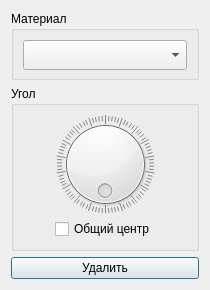
<?xml version="1.0" encoding="UTF-8"?>
<ui version="4.0">
 <class>ItemEditor</class>
 <widget class="QDialog" name="ItemEditor">
  <property name="enabled">
   <bool>true</bool>
  </property>
  <property name="geometry">
   <rect>
    <x>0</x>
    <y>0</y>
    <width>210</width>
    <height>290</height>
   </rect>
  </property>
  <property name="sizePolicy">
   <sizepolicy hsizetype="Fixed" vsizetype="Fixed">
    <horstretch>0</horstretch>
    <verstretch>0</verstretch>
   </sizepolicy>
  </property>
  <property name="windowTitle">
   <string>Редактор элементов</string>
  </property>
  <layout class="QVBoxLayout" name="verticalLayout">
   <item>
    <widget class="QGroupBox" name="groupBox_2">
     <property name="minimumSize">
      <size>
       <width>0</width>
       <height>50</height>
      </size>
     </property>
     <property name="title">
      <string>Материал</string>
     </property>
     <layout class="QVBoxLayout" name="verticalLayout_3">
      <item>
       <widget class="QComboBox" name="materialBox">
        <property name="enabled">
         <bool>true</bool>
        </property>
        <property name="minimumSize">
         <size>
          <width>0</width>
          <height>30</height>
         </size>
        </property>
       </widget>
      </item>
     </layout>
    </widget>
   </item>
   <item>
    <widget class="QGroupBox" name="groupBox">
     <property name="title">
      <string>Угол</string>
     </property>
     <layout class="QVBoxLayout" name="verticalLayout_2">
      <item>
       <widget class="QDial" name="dial">
        <property name="autoFillBackground">
         <bool>false</bool>
        </property>
        <property name="maximum">
         <number>360</number>
        </property>
        <property name="wrapping">
         <bool>true</bool>
        </property>
        <property name="notchTarget">
         <double>3.700000000000000</double>
        </property>
        <property name="notchesVisible">
         <bool>true</bool>
        </property>
       </widget>
      </item>
      <item alignment="Qt::AlignHCenter">
       <widget class="QCheckBox" name="doGroupCenter">
        <property name="enabled">
         <bool>true</bool>
        </property>
        <property name="text">
         <string>Общий центр</string>
        </property>
       </widget>
      </item>
     </layout>
    </widget>
   </item>
   <item>
    <widget class="QPushButton" name="deleteButton">
     <property name="text">
      <string>Удалить</string>
     </property>
    </widget>
   </item>
  </layout>
 </widget>
 <resources/>
 <connections/>
</ui>
